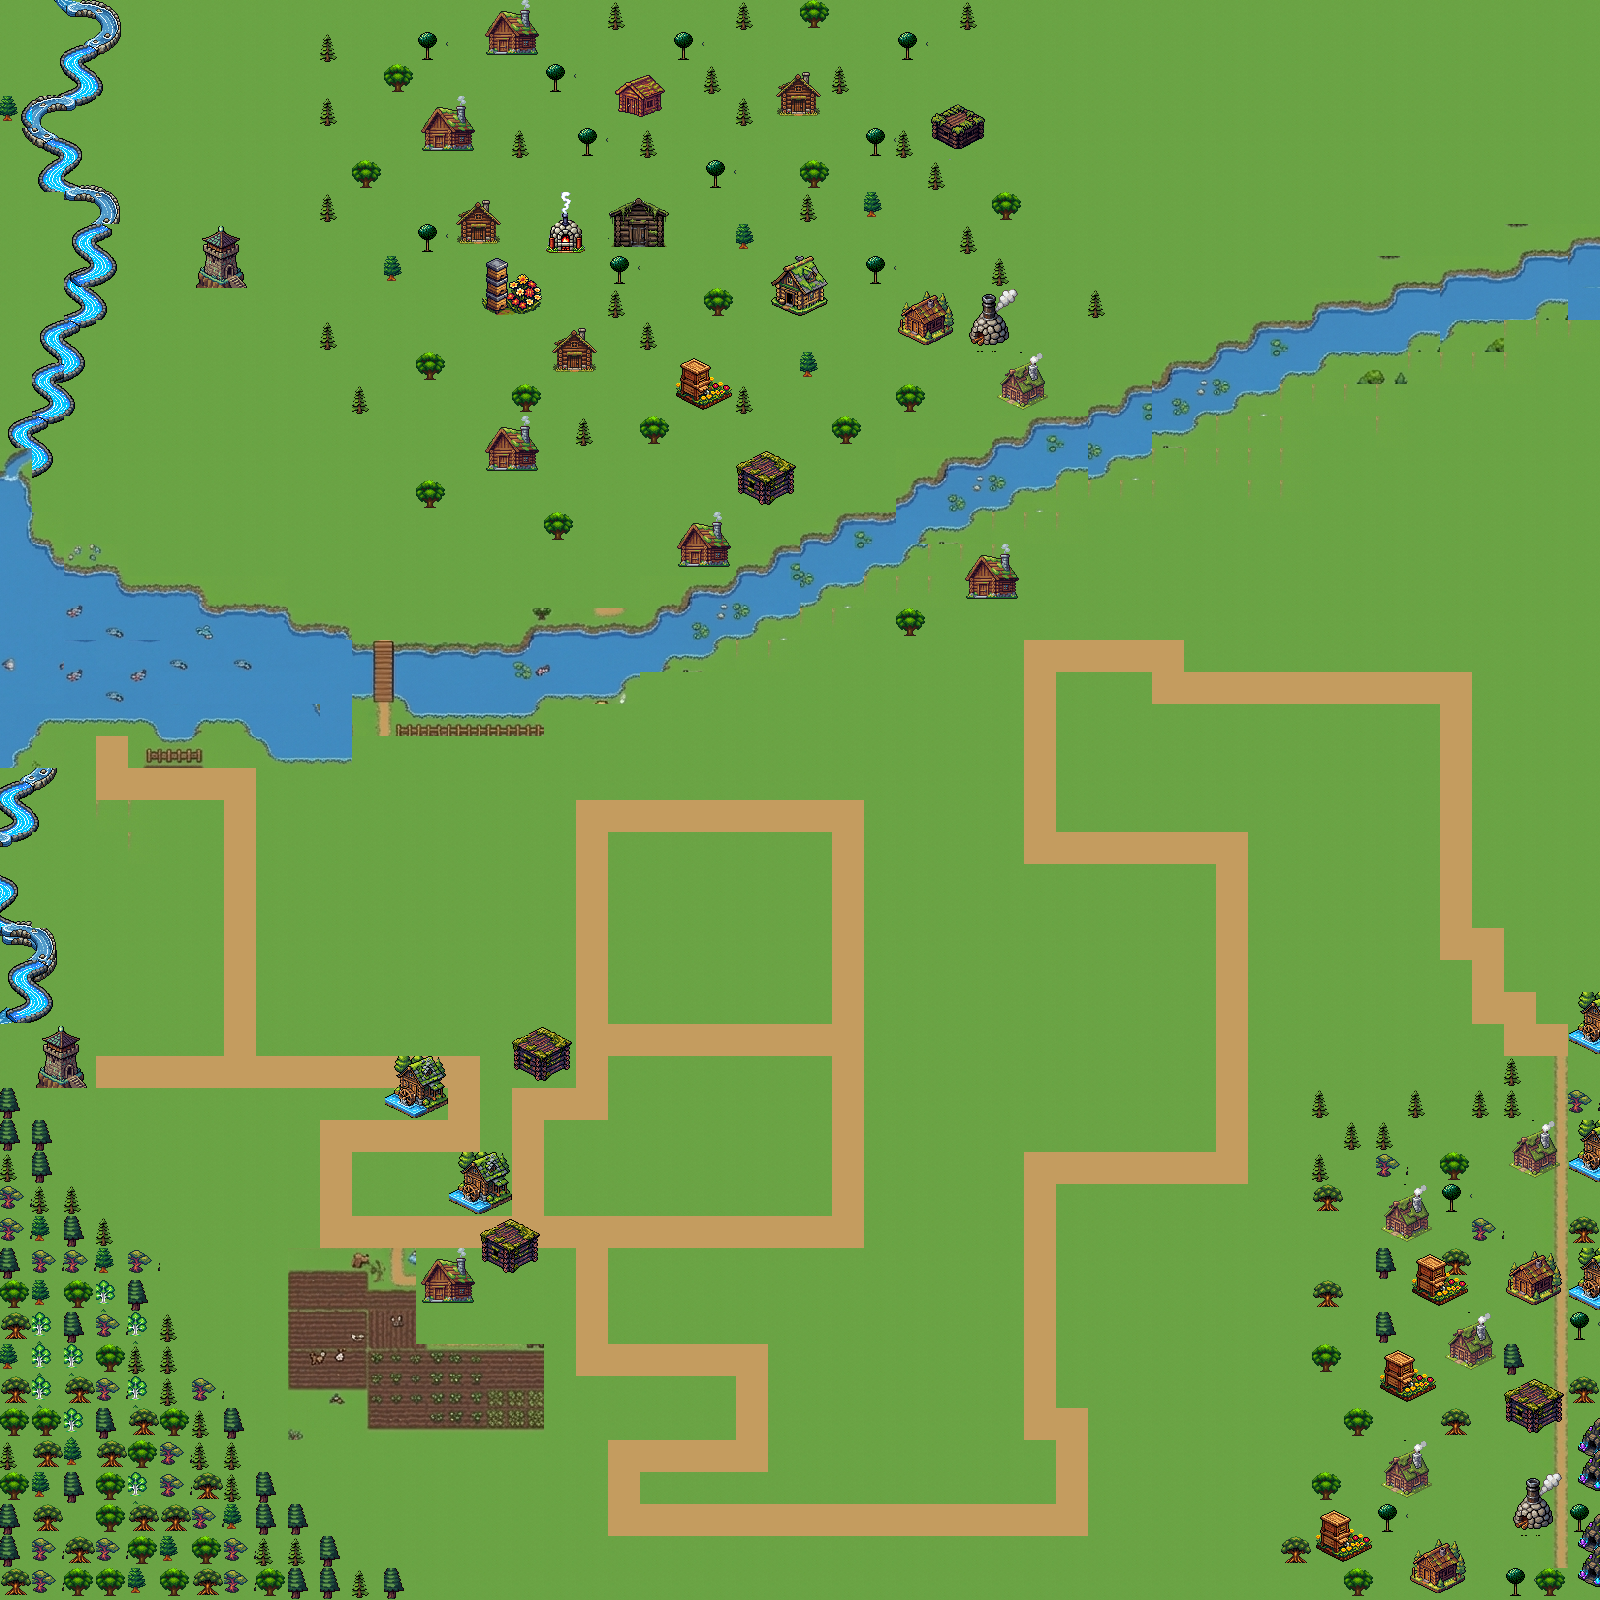

Rendered tile map (Tiled .tmx) drawn with the repository's tilesets; below, a short description and the map source with its tile grids summarised:
An orthogonal 50x50 tile map with 32x32 px tiles, 7 tile layers (Ground, Tree, Stream, River, ...), 9 tilesets.

<map version="1.10" tiledversion="1.12.2" orientation="orthogonal" renderorder="right-down" width="50" height="50" tilewidth="32" tileheight="32" infinite="0" nextlayerid="10" nextobjectid="1">
 <tileset firstgid="1" source="Ground.tsx" />
 <tileset firstgid="26" source="House.tsx" />
 <tileset firstgid="35" source="House1.tsx" />
 <tileset firstgid="47" source="Test.tsx" />
 <tileset firstgid="1008" source="Stream1.tsx" />
 <tileset firstgid="1116" source="Stream.tsx" />
 <tileset firstgid="1125" source="new map.tsx" />
 <tileset firstgid="2086" source="map.tsx" />
 <tileset firstgid="3047" source="Color.tsx" />
 <layer id="1" name="Ground" width="50" height="50">
  <data>[2500 cells, 2500 non-empty, 4 distinct tile ids]</data>
 </layer>
 <layer id="3" name="Tree" width="50" height="50">
  <data>[2500 cells, 330 non-empty, 99 distinct tile ids]</data>
 </layer>
 <layer id="5" name="Stream" width="50" height="50">
  <data>[2500 cells, 39 non-empty, 25 distinct tile ids]</data>
 </layer>
 <layer id="9" name="River" width="50" height="50">
  <data>[2500 cells, 129 non-empty, 50 distinct tile ids]</data>
 </layer>
 <layer id="8" name="Street" width="50" height="50">
  <data>[2500 cells, 90 non-empty, 29 distinct tile ids]</data>
 </layer>
 <layer id="4" name="House" width="50" height="50">
  <data>[2500 cells, 43 non-empty, 16 distinct tile ids]</data>
 </layer>
 <layer id="7" name="Farming" width="50" height="50">
  <data>[2500 cells, 298 non-empty, 94 distinct tile ids]</data>
 </layer>
</map>
